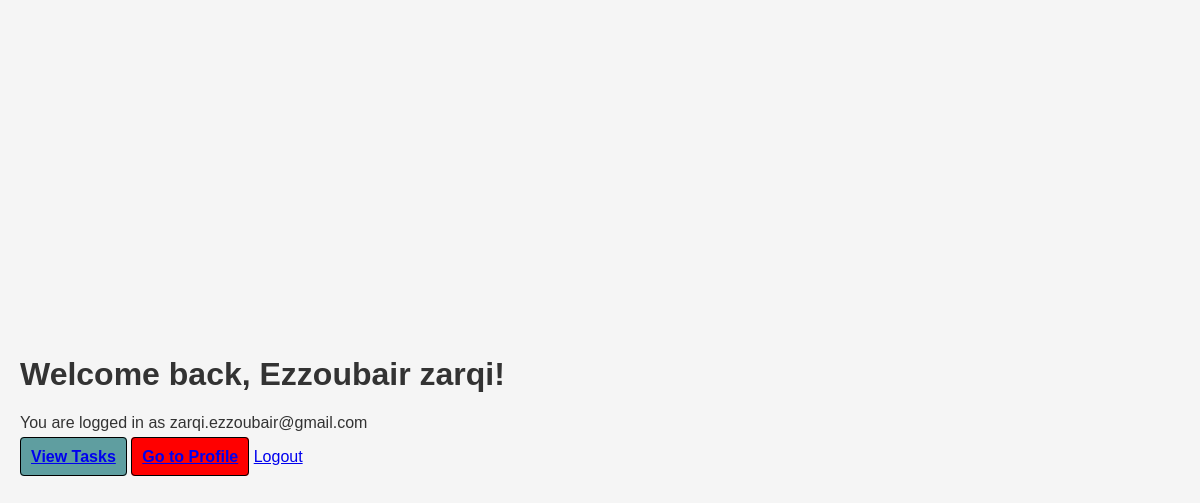
Page / (signed in) on the earlier database version.
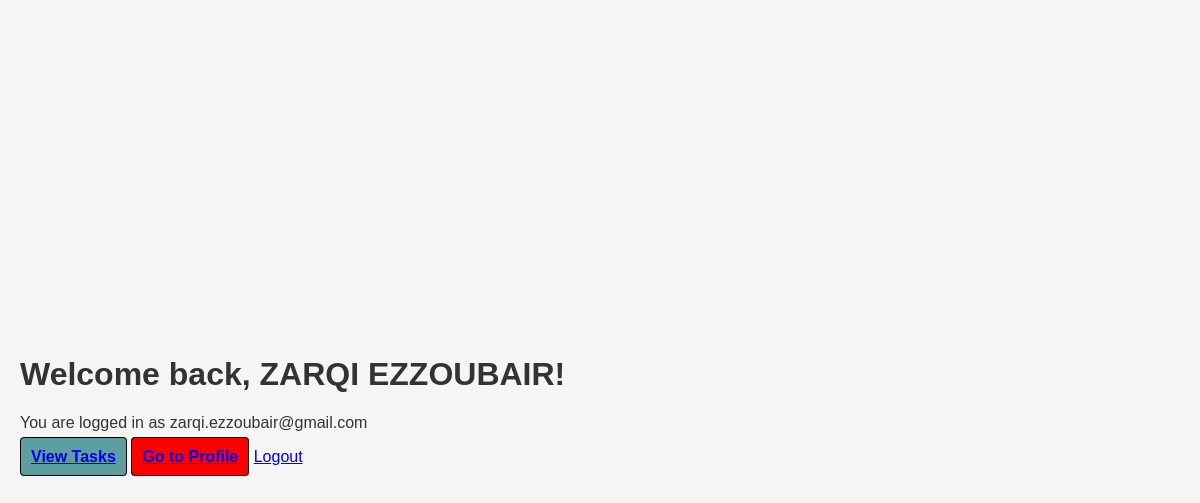
Same page on the later database version.
### app/models/user.py (models this page shows, shortened)
class User(db.Model):
    id = db.Column(db.Integer, primary_key=True)
    username = db.Column(db.String(80), unique=True, nullable=False)
    email = db.Column(db.String(120), unique=True, nullable=False)
    password_hash = db.Column(db.String(128))
    name = db.Column(db.String(100))

### app/controllers/auth_controller.py (the view)
@auth_bp.route('/')
def home():
    if 'user_id' in session:
        user = User.query.get(session['user_id'])
        return render_template('home.html', authenticated=True, user=user)
    else:
        return render_template('home.html', authenticated=False)

### app/templates/home.html (shortened to what this page needs)
{% extends "base.html" %}
{% block content %}
<div class="home-container">
    {% if authenticated %}
        <h1>Welcome back, {{ user.name or user.username }}!</h1>
        <p>You are logged in as {{ user.email }}</p>
        <div class="auth-actions">
            <a style="padding: 10px; background-color: cadetblue;border-radius: 4px;border: 1px solid black;font-weight: 700;" href="{{ url_for('task.tasks') }}">View Tasks</a>
            <a  style="padding: 10px; background-color: red;border-radius: 4px;border: 1px solid black;font-weight: 700;" href="{{ url_for('auth.profile') }}" class="btn btn-dashboard">Go to Profile</a>
            <a href="{{ url_for('auth.logout') }}" class="btn btn-logout">Logout</a>
        </div>
    {% endif %}
</div>
{% endblock %}

Differences in the rows shown:
changed User "zarqi.ezzoubair@gmail.com": name "Ezzoubair zarqi" → "ZARQI EZZOUBAIR"
